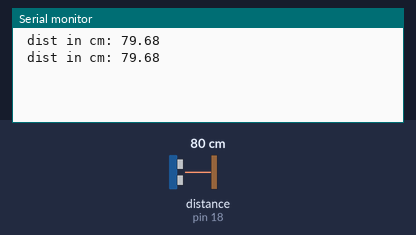
A sketch run on a simulated Arduino Uno, built with avr-gcc and run on an emulated ATmega328P. On the bench: the last lines printed to the serial monitor. Wiring (inferred from the names in the program): ultrasonic range finder: trigger pin 5; echo pin 18. The inputs (shaded band) are chosen by the test bench; at power-on: distance to the obstacle (sensor on pin 18) 80 cm. The echo pulse lasts 58.3 µs per cm.

Above: at 1.8 s.
1.9 s: distance to the obstacle (sensor on pin 18) set to 2 cm
At 2.8 s:
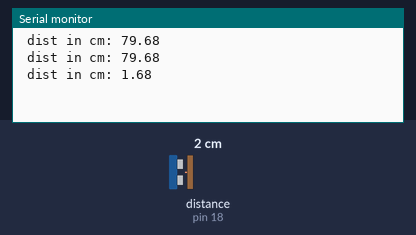
3.4 s: distance to the obstacle (sensor on pin 18) set to 4 cm
At 4.7 s:
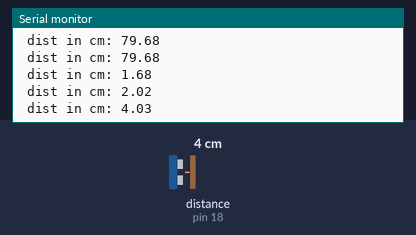
Timing chart, 0 to 6.4 s (numbered marks = the images above; inputs shaded):
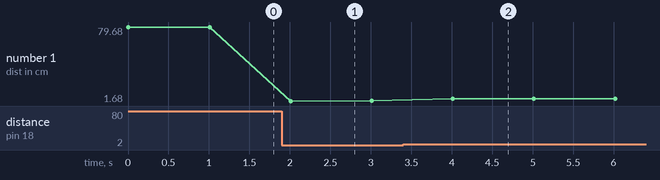

The sketch:

hcsr04.ino
```cpp
#define c 0.0343

const int trigger = 5;
const int echo = 18;
long duration;
double dist;

void setup()
{
	Serial.begin(115200);
	pinMode(trigger, OUTPUT);
	pinMode(echo, INPUT);
}

void loop()
{
	digitalWrite(trigger, LOW);
	delayMicroseconds(2);

	digitalWrite(trigger, HIGH);
	delayMicroseconds(10);

	digitalWrite(trigger, LOW);

	duration = pulseIn(echo, HIGH);
	dist = duration * c / 2;

	Serial.print(" dist in cm: ");
	Serial.println(dist);

	delay(1000);
}
```

Measured:
- after the input at 1.9 s, the serial monitor: prints a new line after 0.11 s (image 1)
- after the input at 3.4 s, the serial monitor: prints a new line after 0.61 s (image 2)
- plotted number 1: 79.68 → 2.02 after the input at 1.9 s, 2.02 → 4.03 after the input at 3.4 s
